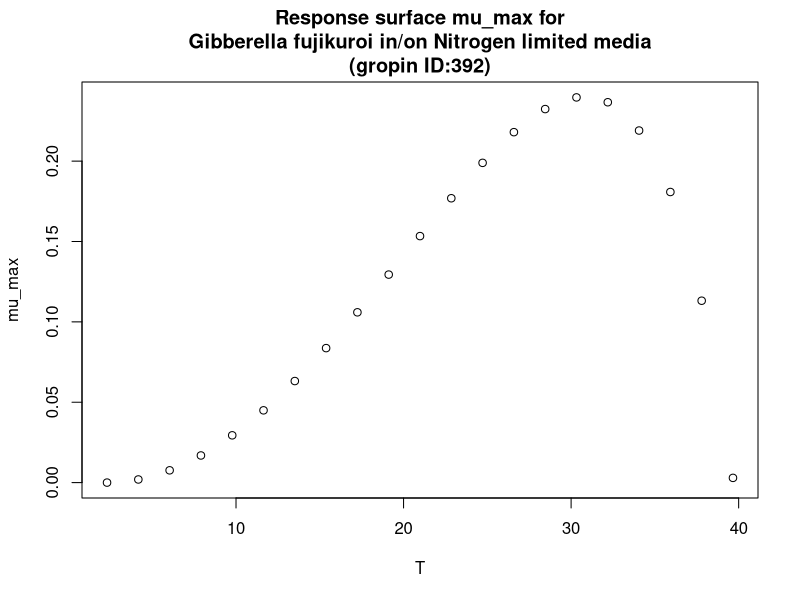

Reproduce this figure in R.
#############################
# start of Parameter script
#############################
T <- seq(2.3023,39.6603396603397,length.out=21)
#############################
# end of Parameter script
#############################
############################# 
# start of Model script Gropin ID 392 
#############################
 
# constant coefficients for this model
 
variables <- data.frame(T)
argumentsPar <- expand.grid(variables)
 
# heart of the model
response_surface <- function(T) {
   mumax <-(2.4*(10^-1)*(T-39.7)*((T-2.3)^2))/((30.8-2.3)*((30.8-2.3)*(T-30.8)-(30.8-39.7)*(30.8+2.3-2*T)))

return(mumax=mumax)
} 

# output parameters
mumax <- cbind(argumentsPar,response_surface(argumentsPar['T']))
colnames(mumax) <- c(colnames(argumentsPar),'mumax')
#############################
# End of Model script
#############################
############################# 
# start of Visualisation script Gropin ID 392 
#############################
plot(T,mumax$mumax,
                          xlab='T',
                          ylab='mu_max',main='Response surface mu_max for
Gibberella fujikuroi in/on Nitrogen limited media
(gropin ID:392)')
#############################
# End of Visualisation script
#############################
